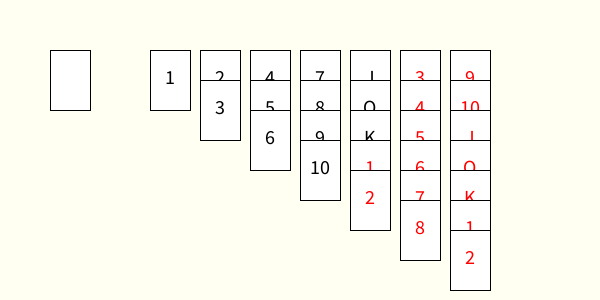
Frame 1 (no input)
Frame 60 (the mouse pressed at the canvas centre just before this capture): identical to frame 1, image omitted
Frame 120 (the mouse held since frame 60 and released just before this capture): identical to frame 1, image omitted

The Processing sketch that drew this single still picture (run headless with seeded random() and noise(); from frame 60 on, the mouse is pressed at the canvas centre):

// Processing sketch: week13_3_card_open_card_move
// ── week13_3_card_open_card_move.pde
//接龍的翻牌、移牌
float []cardX = new float[52];
float []cardY = new float[52];
int []cardI = new int[52];
int N = 0;
void setup(){
  size(600,300);
  for(int i=0; i<52; i++) cardI[i] = i;
  for(int i=0; i<20000; i++){
    //洗牌、交換
  }
  int now = 0;
  for(int L= 1; L<=7; L++){ //1,2,3,4,5,6,7
    for(int k=0; k<L; k++){
      cardX[now] = 100 + L * 50;
      cardY[now] = 50 + k * 30;
      now++;
    }
  }
  N = now;
}
void draw(){
  background(#FFFFF2);
  for(int i=0; i<N; i++) {
    if(i==pressedI) fill(255,0,0);
    else fill(255);
    drawCard(i);
  }
  fill(255); rect(50, 50, 40, 60);
}
void drawCard(int i){
  rect(cardX[i], cardY[i], 40, 60);
  int num = i%13 + 1, c = i/13 % 4;
  textSize(20); textAlign(CENTER);
  if( c==1 || c==2) fill(255,0,0);
  else fill(0); 
  String word = "" + num;
  if(num==11) word = "J";
  if(num==12) word = "Q";
  if(num==13) word = "K";
  text(word, cardX[i]+20, cardY[i]+34); 
}
int pressedI = -1;
float oldX, oldY;
void mousePressed(){
  for(int i=0; i<52; i++){
    if(cardX[i]<mouseX&&mouseX<cardX[i]+40&&cardY[i]<mouseY&&mouseY<cardY[i]+60){
      pressedI = i;
      oldX = cardX[i];
      oldY = cardY[i];
    }
  }
  if(50<mouseX&&mouseX<50+40&&50<mouseY&&mouseY<50+60){ //50, 50, 40, 60);
    cardX[N] = 100;
    cardY[N] = 50+s;
    s+= 8;
    N++;  
  }
}
int s = 0;
void mouseDragged(){
  if(pressedI!=-1){
    cardX[pressedI]+= mouseX-pmouseX;
    cardY[pressedI]+= mouseY-pmouseY;
  }
}
void mouseReleased(){
  if(pressedI!=-1){
    cardX[pressedI] = oldX;
    cardY[pressedI] = oldY;
  }
  pressedI = -1;
}
